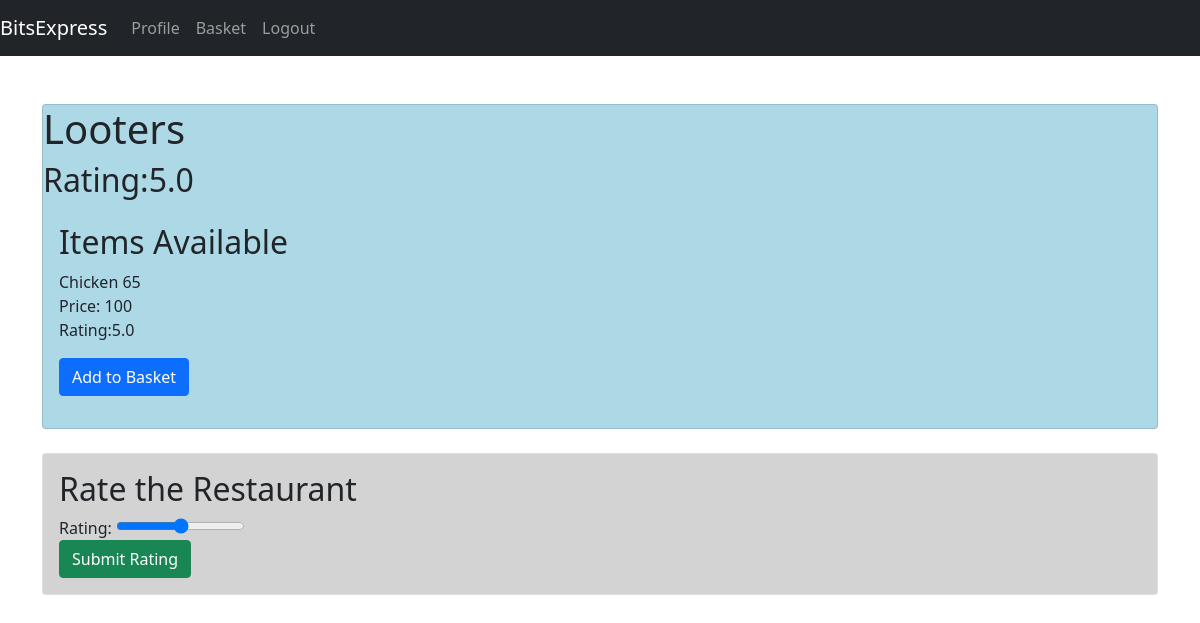
The page /restaurant_list/2/ on the database its author committed.
### seller_interface/models.py (models this page shows, shortened)
class Restraunt(models.Model):
    of_seller=models.OneToOneField(Seller_Profile,on_delete=models.CASCADE)
    restraunt_name=models.CharField(max_length=15)
    restraunt_rating_value=models.DecimalField(max_digits=3,decimal_places=1)

class Item(models.Model):
    of_restraunt=models.ForeignKey(Restraunt,on_delete=models.CASCADE)
    item_price=models.PositiveBigIntegerField(default=0)
    item_name=models.CharField(max_length=25)
    item_description=models.TextField()
    item_image=models.ImageField(upload_to='item_images/',null=True,blank=True)
    available=models.BooleanField(default=True)
    item_rating=models.DecimalField(max_digits=3,decimal_places=1,default=5.0)

### user_interface/views.py (the view)
# urls.py: path('restaurant_list/<int:pk>/',RestrauntDetail.as_view(),name='res-detail'),
class RestrauntDetail(DetailView,LoginRequiredMixin):
   model=Restraunt
   context_object_name='res'
   template_name='res-detail.html'

### templates/res-detail.html (shortened to what this page needs)
{% extends 'base.html' %}
{% block content %}
<div class="container mt-5">
    <div class="card" style="background-color: lightblue;">
        <h1 class="card-title">{{ res.restraunt_name }}</h1>
        <h2 class="card-title">Rating:{{res.restraunt_rating_value}}</h2>
        <div class="card-body">
            <h2>Items Available</h2>
            {% for item in res.item_set.all %}
                <div class="mb-3">
                    <ul class="list-unstyled">
                        <li>{{ item.item_name }}</li>
                        <li>Price: {{ item.item_price }}</li>
                    <li>Rating:{{item.item_rating}}</li>
                    </ul>
                    <a href="{% url 'add-to-basket' item.pk %}" class="btn btn-primary">Add to Basket</a>
                </div>
            {% endfor %}
        </div>
    </div>
    <div class="card mt-4">
        <div class="card-body" style="background-color: lightgray;">
            <h2>Rate the Restaurant</h2>
            <form action="{% url 'rate-restaurant' res.pk %}" method="post">
                <div class="form-group">
                    <label for="restaurantRating">Rating:</label>
                    <input type="range" class="form-control-range" id="restaurantRating" name="restaurantRating" min="0" max="10" step="1">
                </div>
                <button type="submit" class="btn btn-success">Submit Rating</button>
            </form>
        </div>
    </div>
</div>
{% endblock %}

### rows shown on the page
Restraunt: restraunt_name "Looters", restraunt_rating_value "5.0"
Item: item_name "Chicken 65", item_price "100", item_rating "5.0"
